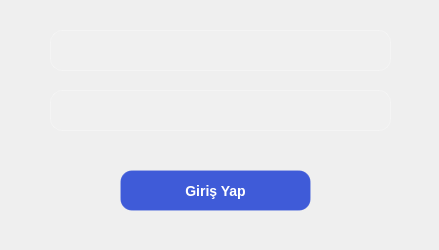
<?xml version="1.0" encoding="UTF-8"?>
<ui version="4.0">
 <class>Form</class>
 <widget class="QWidget" name="Form">
  <property name="geometry">
   <rect>
    <x>0</x>
    <y>0</y>
    <width>439</width>
    <height>250</height>
   </rect>
  </property>
  <property name="windowTitle">
   <string>Form</string>
  </property>
  <widget class="QLineEdit" name="kullaniciadi_line">
   <property name="geometry">
    <rect>
     <x>50</x>
     <y>30</y>
     <width>341</width>
     <height>41</height>
    </rect>
   </property>
   <property name="styleSheet">
    <string notr="true">QLineEdit{
    background: rgba(255,255,255,20);
    color: white;
    padding: 8px 12px;
    border-radius: 12px;
    border: 1px solid rgba(255,255,255,60);

    selection-background-color: rgba(80,140,255,180);

    font-size: 14px;
}

/* Placeholder rengi */
QLineEdit::placeholder{
    color: rgba(255,255,255,120);
}

/* Üzerine tıklanınca */
QLineEdit:focus{
    background: rgba(255,255,255,35);
    border: 1px solid rgb(120,170,255);
}

/* Disabled görünümü (gerekirse) */
QLineEdit:disabled{
    color: rgba(255,255,255,80);
}
</string>
   </property>
  </widget>
  <widget class="QLineEdit" name="sifre_line">
   <property name="geometry">
    <rect>
     <x>50</x>
     <y>90</y>
     <width>341</width>
     <height>41</height>
    </rect>
   </property>
   <property name="styleSheet">
    <string notr="true">QLineEdit{
    background: rgba(255,255,255,20);
    color: white;
    padding: 8px 12px;
    border-radius: 12px;
    border: 1px solid rgba(255,255,255,60);

    selection-background-color: rgba(80,140,255,180);

    font-size: 14px;
}

/* Placeholder rengi */
QLineEdit::placeholder{
    color: rgba(255,255,255,120);
}

/* Üzerine tıklanınca */
QLineEdit:focus{
    background: rgba(255,255,255,35);
    border: 1px solid rgb(120,170,255);
}

/* Disabled görünümü (gerekirse) */
QLineEdit:disabled{
    color: rgba(255,255,255,80);
}
</string>
   </property>
   <property name="echoMode">
    <enum>QLineEdit::EchoMode::Password</enum>
   </property>
  </widget>
  <widget class="QPushButton" name="giris_button">
   <property name="geometry">
    <rect>
     <x>120</x>
     <y>170</y>
     <width>191</width>
     <height>41</height>
    </rect>
   </property>
   <property name="styleSheet">
    <string notr="true">QPushButton{
    background-color: #3F5BD8;        /* soft mavi */
    color: white;
    border-radius: 12px;
    padding: 10px 22px;
    font-size: 14px;
    border: 1px solid rgba(255,255,255,0.08);
    font-weight: 500;
}

QPushButton:hover{
    background-color: #4E6CFF;        /* hover = biraz parlak */
    border: 1px solid rgba(255,255,255,0.18);
}

QPushButton:pressed{
    background-color: #344AC0;        /* basılı = biraz koyu */
    border: 1px solid rgba(255,255,255,0.25);
}

QPushButton:disabled{
    background-color: #2E3A6C;
    color: #9AA4CC;
    border: 1px solid rgba(255,255,255,0.05);
}
</string>
   </property>
   <property name="text">
    <string>Giriş Yap</string>
   </property>
  </widget>
 </widget>
 <resources/>
 <connections/>
</ui>
